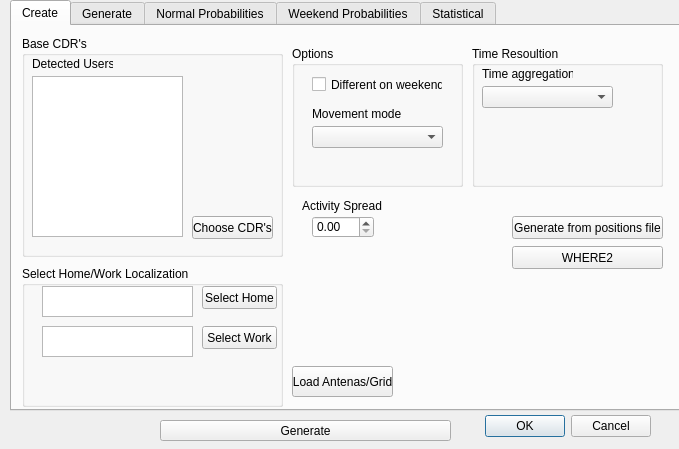
<?xml version="1.0" encoding="UTF-8"?>
<ui version="4.0">
 <class>Dialog</class>
 <widget class="QDialog" name="Dialog">
  <property name="geometry">
   <rect>
    <x>0</x>
    <y>0</y>
    <width>679</width>
    <height>449</height>
   </rect>
  </property>
  <property name="windowTitle">
   <string>Dialog</string>
  </property>
  <widget class="QTabWidget" name="tabWidget">
   <property name="geometry">
    <rect>
     <x>10</x>
     <y>0</y>
     <width>671</width>
     <height>411</height>
    </rect>
   </property>
   <property name="currentIndex">
    <number>0</number>
   </property>
   <widget class="QWidget" name="tab">
    <attribute name="title">
     <string>Create</string>
    </attribute>
    <widget class="QGroupBox" name="groupBox_2">
     <property name="geometry">
      <rect>
       <x>10</x>
       <y>10</y>
       <width>261</width>
       <height>221</height>
      </rect>
     </property>
     <property name="title">
      <string>Base CDR's</string>
     </property>
     <widget class="QPushButton" name="pushButton_5">
      <property name="geometry">
       <rect>
        <x>170</x>
        <y>180</y>
        <width>81</width>
        <height>23</height>
       </rect>
      </property>
      <property name="text">
       <string>Choose CDR's</string>
      </property>
     </widget>
     <widget class="QLabel" name="label">
      <property name="geometry">
       <rect>
        <x>10</x>
        <y>20</y>
        <width>81</width>
        <height>16</height>
       </rect>
      </property>
      <property name="text">
       <string>Detected Users</string>
      </property>
     </widget>
     <widget class="QListWidget" name="listWidget">
      <property name="geometry">
       <rect>
        <x>10</x>
        <y>40</y>
        <width>151</width>
        <height>161</height>
       </rect>
      </property>
     </widget>
    </widget>
    <widget class="QGroupBox" name="groupBox">
     <property name="geometry">
      <rect>
       <x>10</x>
       <y>240</y>
       <width>261</width>
       <height>141</height>
      </rect>
     </property>
     <property name="title">
      <string>Select Home/Work Localization</string>
     </property>
     <widget class="QTextEdit" name="textEdit">
      <property name="geometry">
       <rect>
        <x>20</x>
        <y>20</y>
        <width>151</width>
        <height>31</height>
       </rect>
      </property>
     </widget>
     <widget class="QTextEdit" name="textEdit_2">
      <property name="geometry">
       <rect>
        <x>20</x>
        <y>60</y>
        <width>151</width>
        <height>31</height>
       </rect>
      </property>
     </widget>
     <widget class="QPushButton" name="pushButton">
      <property name="geometry">
       <rect>
        <x>180</x>
        <y>20</y>
        <width>75</width>
        <height>23</height>
       </rect>
      </property>
      <property name="text">
       <string>Select Home</string>
      </property>
     </widget>
     <widget class="QPushButton" name="pushButton_2">
      <property name="geometry">
       <rect>
        <x>180</x>
        <y>60</y>
        <width>75</width>
        <height>23</height>
       </rect>
      </property>
      <property name="text">
       <string>Select Work</string>
      </property>
     </widget>
    </widget>
    <widget class="QGroupBox" name="groupBox_4">
     <property name="geometry">
      <rect>
       <x>280</x>
       <y>20</y>
       <width>171</width>
       <height>141</height>
      </rect>
     </property>
     <property name="title">
      <string>Options</string>
     </property>
     <widget class="QCheckBox" name="checkBox">
      <property name="geometry">
       <rect>
        <x>20</x>
        <y>30</y>
        <width>131</width>
        <height>17</height>
       </rect>
      </property>
      <property name="text">
       <string>Different on weekends</string>
      </property>
     </widget>
     <widget class="QComboBox" name="comboBox_2">
      <property name="geometry">
       <rect>
        <x>20</x>
        <y>80</y>
        <width>131</width>
        <height>22</height>
       </rect>
      </property>
     </widget>
     <widget class="QLabel" name="label_6">
      <property name="geometry">
       <rect>
        <x>20</x>
        <y>60</y>
        <width>91</width>
        <height>16</height>
       </rect>
      </property>
      <property name="text">
       <string>Movement mode</string>
      </property>
     </widget>
    </widget>
    <widget class="QGroupBox" name="groupBox_6">
     <property name="geometry">
      <rect>
       <x>460</x>
       <y>20</y>
       <width>191</width>
       <height>141</height>
      </rect>
     </property>
     <property name="title">
      <string>Time Resoultion</string>
     </property>
     <widget class="QComboBox" name="comboBox_4">
      <property name="geometry">
       <rect>
        <x>10</x>
        <y>40</y>
        <width>131</width>
        <height>22</height>
       </rect>
      </property>
     </widget>
     <widget class="QLabel" name="label_11">
      <property name="geometry">
       <rect>
        <x>10</x>
        <y>20</y>
        <width>91</width>
        <height>16</height>
       </rect>
      </property>
      <property name="text">
       <string>Time aggregation</string>
      </property>
     </widget>
    </widget>
    <widget class="QPushButton" name="pushButton_6">
     <property name="geometry">
      <rect>
       <x>280</x>
       <y>340</y>
       <width>101</width>
       <height>31</height>
      </rect>
     </property>
     <property name="text">
      <string>Load Antenas/Grid</string>
     </property>
    </widget>
    <widget class="QDoubleSpinBox" name="doubleSpinBox">
     <property name="geometry">
      <rect>
       <x>300</x>
       <y>190</y>
       <width>62</width>
       <height>22</height>
      </rect>
     </property>
     <property name="maximum">
      <double>1.000000000000000</double>
     </property>
    </widget>
    <widget class="QLabel" name="label_26">
     <property name="geometry">
      <rect>
       <x>290</x>
       <y>170</y>
       <width>81</width>
       <height>20</height>
      </rect>
     </property>
     <property name="text">
      <string>Activity Spread</string>
     </property>
    </widget>
    <widget class="QPushButton" name="Temp_button">
     <property name="geometry">
      <rect>
       <x>500</x>
       <y>190</y>
       <width>151</width>
       <height>23</height>
      </rect>
     </property>
     <property name="text">
      <string>Generate from positions file</string>
     </property>
    </widget>
    <widget class="QPushButton" name="Temp_button_2">
     <property name="geometry">
      <rect>
       <x>500</x>
       <y>220</y>
       <width>151</width>
       <height>23</height>
      </rect>
     </property>
     <property name="text">
      <string>WHERE2</string>
     </property>
    </widget>
   </widget>
   <widget class="QWidget" name="tab_4">
    <attribute name="title">
     <string>Generate</string>
    </attribute>
    <widget class="QGroupBox" name="groupBox_7">
     <property name="geometry">
      <rect>
       <x>10</x>
       <y>10</y>
       <width>271</width>
       <height>181</height>
      </rect>
     </property>
     <property name="title">
      <string>Calculate Home/Work Localization</string>
     </property>
     <widget class="QPushButton" name="pushButton_4">
      <property name="enabled">
       <bool>true</bool>
      </property>
      <property name="geometry">
       <rect>
        <x>20</x>
        <y>150</y>
        <width>81</width>
        <height>23</height>
       </rect>
      </property>
      <property name="text">
       <string>Load Track File</string>
      </property>
      <property name="checkable">
       <bool>false</bool>
      </property>
     </widget>
     <widget class="QLabel" name="label_13">
      <property name="geometry">
       <rect>
        <x>160</x>
        <y>50</y>
        <width>21</width>
        <height>20</height>
       </rect>
      </property>
      <property name="text">
       <string>to</string>
      </property>
     </widget>
     <widget class="QLabel" name="label_14">
      <property name="geometry">
       <rect>
        <x>160</x>
        <y>110</y>
        <width>21</width>
        <height>20</height>
       </rect>
      </property>
      <property name="text">
       <string>to</string>
      </property>
     </widget>
     <widget class="QLabel" name="label_15">
      <property name="geometry">
       <rect>
        <x>10</x>
        <y>50</y>
        <width>61</width>
        <height>20</height>
       </rect>
      </property>
      <property name="text">
       <string>Home Time</string>
      </property>
     </widget>
     <widget class="QLabel" name="label_16">
      <property name="geometry">
       <rect>
        <x>10</x>
        <y>110</y>
        <width>61</width>
        <height>20</height>
       </rect>
      </property>
      <property name="text">
       <string>Work Time</string>
      </property>
     </widget>
     <widget class="QLabel" name="label_17">
      <property name="geometry">
       <rect>
        <x>120</x>
        <y>150</y>
        <width>51</width>
        <height>20</height>
       </rect>
      </property>
      <property name="text">
       <string/>
      </property>
     </widget>
     <widget class="QSpinBox" name="spinBox">
      <property name="geometry">
       <rect>
        <x>70</x>
        <y>50</y>
        <width>42</width>
        <height>22</height>
       </rect>
      </property>
      <property name="maximum">
       <number>23</number>
      </property>
     </widget>
     <widget class="QSpinBox" name="spinBox_2">
      <property name="geometry">
       <rect>
        <x>110</x>
        <y>50</y>
        <width>42</width>
        <height>22</height>
       </rect>
      </property>
      <property name="maximum">
       <number>59</number>
      </property>
     </widget>
     <widget class="QSpinBox" name="spinBox_3">
      <property name="geometry">
       <rect>
        <x>220</x>
        <y>50</y>
        <width>42</width>
        <height>22</height>
       </rect>
      </property>
      <property name="maximum">
       <number>59</number>
      </property>
     </widget>
     <widget class="QSpinBox" name="spinBox_4">
      <property name="geometry">
       <rect>
        <x>180</x>
        <y>50</y>
        <width>42</width>
        <height>22</height>
       </rect>
      </property>
      <property name="maximum">
       <number>23</number>
      </property>
     </widget>
     <widget class="QSpinBox" name="spinBox_5">
      <property name="geometry">
       <rect>
        <x>180</x>
        <y>110</y>
        <width>42</width>
        <height>22</height>
       </rect>
      </property>
      <property name="maximum">
       <number>23</number>
      </property>
     </widget>
     <widget class="QSpinBox" name="spinBox_6">
      <property name="geometry">
       <rect>
        <x>110</x>
        <y>110</y>
        <width>42</width>
        <height>22</height>
       </rect>
      </property>
      <property name="maximum">
       <number>59</number>
      </property>
     </widget>
     <widget class="QSpinBox" name="spinBox_7">
      <property name="geometry">
       <rect>
        <x>220</x>
        <y>110</y>
        <width>42</width>
        <height>22</height>
       </rect>
      </property>
      <property name="maximum">
       <number>59</number>
      </property>
     </widget>
     <widget class="QSpinBox" name="spinBox_8">
      <property name="geometry">
       <rect>
        <x>70</x>
        <y>110</y>
        <width>42</width>
        <height>22</height>
       </rect>
      </property>
      <property name="maximum">
       <number>23</number>
      </property>
     </widget>
     <widget class="QLabel" name="label_18">
      <property name="geometry">
       <rect>
        <x>80</x>
        <y>80</y>
        <width>46</width>
        <height>13</height>
       </rect>
      </property>
      <property name="text">
       <string>H</string>
      </property>
     </widget>
     <widget class="QLabel" name="label_19">
      <property name="geometry">
       <rect>
        <x>190</x>
        <y>80</y>
        <width>46</width>
        <height>13</height>
       </rect>
      </property>
      <property name="text">
       <string>H</string>
      </property>
     </widget>
     <widget class="QLabel" name="label_20">
      <property name="geometry">
       <rect>
        <x>80</x>
        <y>130</y>
        <width>46</width>
        <height>13</height>
       </rect>
      </property>
      <property name="text">
       <string>H</string>
      </property>
     </widget>
     <widget class="QLabel" name="label_21">
      <property name="geometry">
       <rect>
        <x>190</x>
        <y>130</y>
        <width>46</width>
        <height>13</height>
       </rect>
      </property>
      <property name="text">
       <string>H</string>
      </property>
     </widget>
     <widget class="QLabel" name="label_22">
      <property name="geometry">
       <rect>
        <x>120</x>
        <y>80</y>
        <width>46</width>
        <height>13</height>
       </rect>
      </property>
      <property name="frameShadow">
       <enum>QFrame::Plain</enum>
      </property>
      <property name="lineWidth">
       <number>0</number>
      </property>
      <property name="text">
       <string>m</string>
      </property>
     </widget>
     <widget class="QLabel" name="label_23">
      <property name="geometry">
       <rect>
        <x>230</x>
        <y>80</y>
        <width>46</width>
        <height>13</height>
       </rect>
      </property>
      <property name="frameShadow">
       <enum>QFrame::Plain</enum>
      </property>
      <property name="lineWidth">
       <number>0</number>
      </property>
      <property name="text">
       <string>m</string>
      </property>
     </widget>
     <widget class="QLabel" name="label_24">
      <property name="geometry">
       <rect>
        <x>230</x>
        <y>130</y>
        <width>46</width>
        <height>13</height>
       </rect>
      </property>
      <property name="frameShadow">
       <enum>QFrame::Plain</enum>
      </property>
      <property name="lineWidth">
       <number>0</number>
      </property>
      <property name="text">
       <string>m</string>
      </property>
     </widget>
     <widget class="QLabel" name="label_25">
      <property name="geometry">
       <rect>
        <x>120</x>
        <y>130</y>
        <width>46</width>
        <height>13</height>
       </rect>
      </property>
      <property name="frameShadow">
       <enum>QFrame::Plain</enum>
      </property>
      <property name="lineWidth">
       <number>0</number>
      </property>
      <property name="text">
       <string>m</string>
      </property>
     </widget>
     <widget class="QPushButton" name="pushButton_11">
      <property name="geometry">
       <rect>
        <x>80</x>
        <y>20</y>
        <width>121</width>
        <height>21</height>
       </rect>
      </property>
      <property name="text">
       <string>Load Aggregation Grid</string>
      </property>
     </widget>
     <widget class="QPushButton" name="pushButton_12">
      <property name="enabled">
       <bool>true</bool>
      </property>
      <property name="geometry">
       <rect>
        <x>160</x>
        <y>150</y>
        <width>91</width>
        <height>23</height>
       </rect>
      </property>
      <property name="text">
       <string>Load Census File</string>
      </property>
      <property name="checkable">
       <bool>false</bool>
      </property>
     </widget>
    </widget>
    <widget class="QGroupBox" name="groupBox_8">
     <property name="geometry">
      <rect>
       <x>300</x>
       <y>20</y>
       <width>351</width>
       <height>111</height>
      </rect>
     </property>
     <property name="title">
      <string>Home/Work Probability Layers</string>
     </property>
     <widget class="QPushButton" name="pushButton_8">
      <property name="geometry">
       <rect>
        <x>20</x>
        <y>30</y>
        <width>101</width>
        <height>23</height>
       </rect>
      </property>
      <property name="text">
       <string>Load home layer</string>
      </property>
     </widget>
     <widget class="QPushButton" name="pushButton_9">
      <property name="geometry">
       <rect>
        <x>20</x>
        <y>70</y>
        <width>101</width>
        <height>23</height>
       </rect>
      </property>
      <property name="text">
       <string>Load work layer</string>
      </property>
     </widget>
     <widget class="QTextEdit" name="textEdit_3">
      <property name="geometry">
       <rect>
        <x>130</x>
        <y>30</y>
        <width>211</width>
        <height>31</height>
       </rect>
      </property>
     </widget>
     <widget class="QTextEdit" name="textEdit_4">
      <property name="geometry">
       <rect>
        <x>130</x>
        <y>70</y>
        <width>211</width>
        <height>31</height>
       </rect>
      </property>
     </widget>
    </widget>
    <widget class="QGroupBox" name="groupBox_9">
     <property name="geometry">
      <rect>
       <x>10</x>
       <y>200</y>
       <width>261</width>
       <height>171</height>
      </rect>
     </property>
     <property name="title">
      <string>Random Home/Work Localization</string>
     </property>
     <widget class="QTextEdit" name="textEdit_5">
      <property name="geometry">
       <rect>
        <x>20</x>
        <y>20</y>
        <width>231</width>
        <height>31</height>
       </rect>
      </property>
     </widget>
     <widget class="QTextEdit" name="textEdit_6">
      <property name="geometry">
       <rect>
        <x>20</x>
        <y>60</y>
        <width>231</width>
        <height>31</height>
       </rect>
      </property>
     </widget>
     <widget class="QPushButton" name="pushButton_10">
      <property name="geometry">
       <rect>
        <x>90</x>
        <y>100</y>
        <width>75</width>
        <height>23</height>
       </rect>
      </property>
      <property name="text">
       <string>Randomize</string>
      </property>
     </widget>
    </widget>
    <widget class="QGroupBox" name="groupBox_10">
     <property name="geometry">
      <rect>
       <x>290</x>
       <y>140</y>
       <width>361</width>
       <height>231</height>
      </rect>
     </property>
     <property name="title">
      <string>Base CDR's</string>
     </property>
     <widget class="QPushButton" name="pushButton_7">
      <property name="geometry">
       <rect>
        <x>270</x>
        <y>200</y>
        <width>81</width>
        <height>23</height>
       </rect>
      </property>
      <property name="text">
       <string>Choose CDR's</string>
      </property>
     </widget>
     <widget class="QLabel" name="label_27">
      <property name="geometry">
       <rect>
        <x>10</x>
        <y>20</y>
        <width>81</width>
        <height>16</height>
       </rect>
      </property>
      <property name="text">
       <string>Detected Users</string>
      </property>
     </widget>
     <widget class="QListWidget" name="listWidget_2">
      <property name="geometry">
       <rect>
        <x>10</x>
        <y>40</y>
        <width>151</width>
        <height>181</height>
       </rect>
      </property>
     </widget>
    </widget>
   </widget>
   <widget class="QWidget" name="tab_2">
    <attribute name="title">
     <string>Normal Probabilities</string>
    </attribute>
    <widget class="QGroupBox" name="groupBox_3">
     <property name="geometry">
      <rect>
       <x>0</x>
       <y>10</y>
       <width>651</width>
       <height>341</height>
      </rect>
     </property>
     <property name="title">
      <string>Probabilities</string>
     </property>
     <widget class="QTableWidget" name="tableWidget">
      <property name="geometry">
       <rect>
        <x>10</x>
        <y>70</y>
        <width>201</width>
        <height>261</height>
       </rect>
      </property>
     </widget>
     <widget class="QComboBox" name="comboBox">
      <property name="geometry">
       <rect>
        <x>490</x>
        <y>20</y>
        <width>121</width>
        <height>22</height>
       </rect>
      </property>
     </widget>
     <widget class="QLabel" name="label_2">
      <property name="geometry">
       <rect>
        <x>400</x>
        <y>20</y>
        <width>81</width>
        <height>20</height>
       </rect>
      </property>
      <property name="text">
       <string>Choose Profile</string>
      </property>
     </widget>
     <widget class="QTableWidget" name="tableWidget_2">
      <property name="geometry">
       <rect>
        <x>220</x>
        <y>70</y>
        <width>211</width>
        <height>261</height>
       </rect>
      </property>
     </widget>
     <widget class="QTableWidget" name="tableWidget_3">
      <property name="geometry">
       <rect>
        <x>435</x>
        <y>70</y>
        <width>201</width>
        <height>261</height>
       </rect>
      </property>
      <property name="editTriggers">
       <set>QAbstractItemView::NoEditTriggers</set>
      </property>
     </widget>
     <widget class="QLabel" name="label_3">
      <property name="geometry">
       <rect>
        <x>90</x>
        <y>50</y>
        <width>46</width>
        <height>13</height>
       </rect>
      </property>
      <property name="text">
       <string>Home</string>
      </property>
     </widget>
     <widget class="QLabel" name="label_4">
      <property name="geometry">
       <rect>
        <x>310</x>
        <y>50</y>
        <width>46</width>
        <height>13</height>
       </rect>
      </property>
      <property name="text">
       <string>Work</string>
      </property>
     </widget>
     <widget class="QLabel" name="label_5">
      <property name="geometry">
       <rect>
        <x>510</x>
        <y>50</y>
        <width>51</width>
        <height>20</height>
       </rect>
      </property>
      <property name="text">
       <string>Third Place</string>
      </property>
     </widget>
     <widget class="QPushButton" name="pushButton_lff">
      <property name="geometry">
       <rect>
        <x>10</x>
        <y>20</y>
        <width>75</width>
        <height>23</height>
       </rect>
      </property>
      <property name="text">
       <string>Load from file</string>
      </property>
     </widget>
    </widget>
   </widget>
   <widget class="QWidget" name="tab_3">
    <attribute name="title">
     <string>Weekend Probabilities</string>
    </attribute>
    <widget class="QGroupBox" name="groupBox_5">
     <property name="geometry">
      <rect>
       <x>0</x>
       <y>10</y>
       <width>651</width>
       <height>341</height>
      </rect>
     </property>
     <property name="title">
      <string>Weekend probabilities</string>
     </property>
     <widget class="QTableWidget" name="tableWidget_4">
      <property name="geometry">
       <rect>
        <x>10</x>
        <y>70</y>
        <width>201</width>
        <height>261</height>
       </rect>
      </property>
     </widget>
     <widget class="QComboBox" name="comboBox_3">
      <property name="geometry">
       <rect>
        <x>490</x>
        <y>20</y>
        <width>121</width>
        <height>22</height>
       </rect>
      </property>
     </widget>
     <widget class="QLabel" name="label_7">
      <property name="geometry">
       <rect>
        <x>400</x>
        <y>20</y>
        <width>81</width>
        <height>20</height>
       </rect>
      </property>
      <property name="text">
       <string>Choose Profile</string>
      </property>
     </widget>
     <widget class="QTableWidget" name="tableWidget_5">
      <property name="geometry">
       <rect>
        <x>220</x>
        <y>70</y>
        <width>211</width>
        <height>261</height>
       </rect>
      </property>
     </widget>
     <widget class="QTableWidget" name="tableWidget_6">
      <property name="geometry">
       <rect>
        <x>435</x>
        <y>70</y>
        <width>201</width>
        <height>261</height>
       </rect>
      </property>
      <property name="editTriggers">
       <set>QAbstractItemView::NoEditTriggers</set>
      </property>
     </widget>
     <widget class="QLabel" name="label_8">
      <property name="geometry">
       <rect>
        <x>90</x>
        <y>50</y>
        <width>46</width>
        <height>13</height>
       </rect>
      </property>
      <property name="text">
       <string>Home</string>
      </property>
     </widget>
     <widget class="QLabel" name="label_9">
      <property name="geometry">
       <rect>
        <x>310</x>
        <y>50</y>
        <width>46</width>
        <height>13</height>
       </rect>
      </property>
      <property name="text">
       <string>Work</string>
      </property>
     </widget>
     <widget class="QLabel" name="label_10">
      <property name="geometry">
       <rect>
        <x>510</x>
        <y>50</y>
        <width>51</width>
        <height>20</height>
       </rect>
      </property>
      <property name="text">
       <string>Third Place</string>
      </property>
     </widget>
     <widget class="QPushButton" name="pushButton_lff_2">
      <property name="geometry">
       <rect>
        <x>10</x>
        <y>20</y>
        <width>75</width>
        <height>23</height>
       </rect>
      </property>
      <property name="text">
       <string>Load from file</string>
      </property>
     </widget>
    </widget>
   </widget>
   <widget class="QWidget" name="tab_5">
    <attribute name="title">
     <string>Statistical</string>
    </attribute>
    <widget class="QPushButton" name="pushButton_13">
     <property name="geometry">
      <rect>
       <x>280</x>
       <y>160</y>
       <width>75</width>
       <height>23</height>
      </rect>
     </property>
     <property name="text">
      <string>Calculate</string>
     </property>
    </widget>
    <widget class="QPushButton" name="pushButton_14">
     <property name="geometry">
      <rect>
       <x>580</x>
       <y>350</y>
       <width>75</width>
       <height>23</height>
      </rect>
     </property>
     <property name="text">
      <string>Tempy</string>
     </property>
    </widget>
   </widget>
  </widget>
  <widget class="QDialogButtonBox" name="buttonBox">
   <property name="geometry">
    <rect>
     <x>310</x>
     <y>410</y>
     <width>341</width>
     <height>32</height>
    </rect>
   </property>
   <property name="orientation">
    <enum>Qt::Horizontal</enum>
   </property>
   <property name="standardButtons">
    <set>QDialogButtonBox::Cancel|QDialogButtonBox::Ok</set>
   </property>
  </widget>
  <widget class="QPushButton" name="pushButton_3">
   <property name="geometry">
    <rect>
     <x>160</x>
     <y>420</y>
     <width>291</width>
     <height>21</height>
    </rect>
   </property>
   <property name="text">
    <string>Generate</string>
   </property>
  </widget>
 </widget>
 <resources/>
 <connections>
  <connection>
   <sender>buttonBox</sender>
   <signal>accepted()</signal>
   <receiver>Dialog</receiver>
   <slot>accept()</slot>
   <hints>
    <hint type="sourcelabel">
     <x>248</x>
     <y>254</y>
    </hint>
    <hint type="destinationlabel">
     <x>157</x>
     <y>274</y>
    </hint>
   </hints>
  </connection>
  <connection>
   <sender>buttonBox</sender>
   <signal>rejected()</signal>
   <receiver>Dialog</receiver>
   <slot>reject()</slot>
   <hints>
    <hint type="sourcelabel">
     <x>316</x>
     <y>260</y>
    </hint>
    <hint type="destinationlabel">
     <x>286</x>
     <y>274</y>
    </hint>
   </hints>
  </connection>
 </connections>
</ui>
